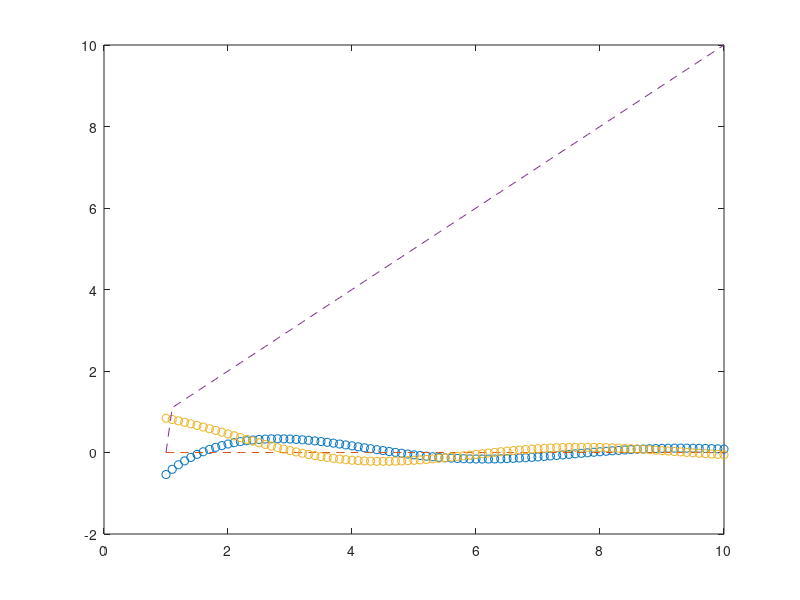

MATLAB code to generate this figure:
x = 1:0.1:10;
z = exp(i*x)./(i*x);

plot(x,imag(z), 'o');
hold on
plot(x, imag(hankel(0,x)), '--');
hold on
plot(x,real(z), 'o');
hold on
plot(x, real(hankel(0,x)), '--');